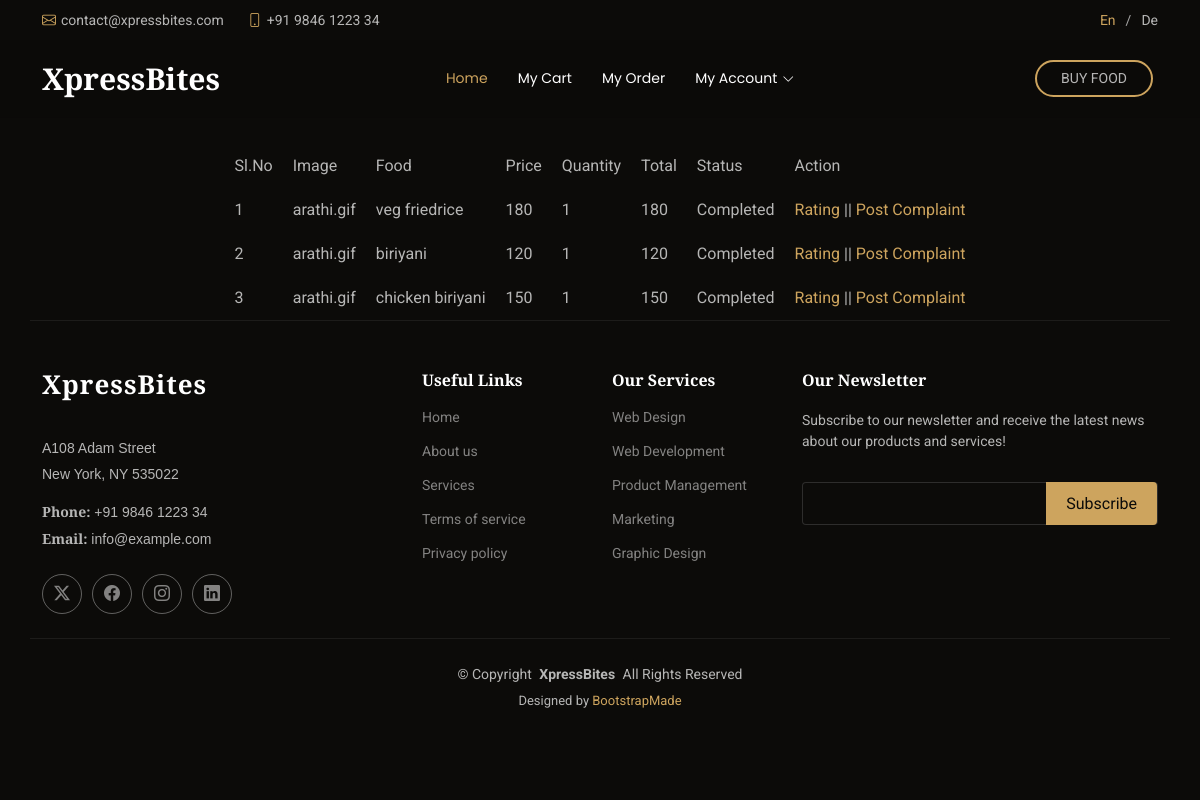
Page /PROJECT/User/MyOrder.php (signed in) on the committed database.
### tables this page shows
CREATE TABLE `tbl_booking` (
  `booking_id` int(11) NOT NULL,
  `booking_status` int(11) NOT NULL DEFAULT 0,
  `booking_amount` varchar(10) NOT NULL,
  `booking_date` varchar(30) NOT NULL,
  `discount_amount` int(11) NOT NULL,
  `user_id` int(11) NOT NULL,
  `coach_no` varchar(30) NOT NULL,
  `booking_fordate` varchar(30) NOT NULL,
  `pnr_no` varchar(30) NOT NULL,
  `station_id` int(11) NOT NULL
);

CREATE TABLE `tbl_food` (
  `food_id` int(11) NOT NULL,
  `food_name` varchar(30) NOT NULL,
  `food_price` int(11) NOT NULL,
  `food_photo` varchar(30) NOT NULL,
  `category_id` int(11) NOT NULL,
  `rest_id` int(11) NOT NULL,
  `food_desc` varchar(100) NOT NULL,
  `food_type` varchar(30) NOT NULL
);

CREATE TABLE `tbl_cart` (
  `cart_id` int(11) NOT NULL,
  `cart_qty` int(11) NOT NULL DEFAULT 1,
  `food_id` int(11) NOT NULL,
  `cart_status` int(11) NOT NULL DEFAULT 0,
  `booking_id` int(11) NOT NULL
);

### PROJECT/User/MyOrder.php (the view, shortened to what this page needs)
<?php
include("../Assets/Connection/connection.php");
include('Head.php');
?>
<!DOCTYPE html>
<html lang="en">
<head>
</head>
<body>
    <br>
    <br>
    <br>
    <br>
    <br>
    <br>
    <table cellpadding='10' align='center' cellspacing='5'>
        <tr>
            <td>Sl.No</td>
            <td>Image</td>
            <td>Food</td>
            <td>Price</td>
            <td>Quantity</td>
            <td>Total</td>
            <td>Status</td>
            <td>Action</td>
        </tr>
        <?php
        $qry="select * from tbl_booking b inner join tbl_cart c on c.booking_id=b.booking_id inner join tbl_food p on p.food_id=c.food_id inner join tbl_rest r on r.rest_id=p.rest_id where user_id=".$_SESSION['uid'];
        $res=$con->query($qry);
        $i=0;
        while($data=$res->fetch_assoc()){
            $i++;
        ?>
        <tr>
            <td><?php echo $i ?></td>
            <td><?php echo $data['food_photo'] ?></td>
            <td><?php echo $data['food_name'] ?></td>
            <td><?php echo $data['food_price'] ?></td>
            <td><?php echo $data['cart_qty'] ?></td>
            <td><?php echo $data['cart_qty']*$data['food_price'] ?></td>
            <td><?php
             if($data['cart_status']==1){
                echo "New Order";
              }
              else if($data['cart_status']==2){
                echo "Order Prepared";
              }
              else if($data['cart_status']==3){
                echo "Out for Delivery";
              }
              else if($data['cart_status']==4){
                echo "Completed";
              }
            ?></td>
            <td>
               <?php
               if($data['cart_status']==4){
          ?>
            <a href="Rating.php?id=<?php echo $data['food_id'] ?>">Rating</a> || <a href="PostComplaint.php?id=<?php echo $data['rest_id'] ?>">Post Complaint</a>
          <?php
              }
              ?>
            </td>
        </tr>
        <?php
        }
        ?>
    </table>
</body>
<?php
include('Foot.php');
?>
</html>

### PROJECT/Assets/Templates/Main/assets/css/main.css (style rules this page uses)
:root { --default-font: "Roboto", system-ui, -apple-system, "Segoe UI", Roboto, "Helvetica Neue", Arial, "Noto Sans", "Liberation Sans", sans-serif, "Apple Color Emoji", "Segoe UI Emoji", "Segoe UI Symbol", "Noto Color Emoji"; --heading-font: "Playfair Display", sans-serif; --nav-font: "Poppins", sans-serif; }
:root { --background-color: #0c0b09; --default-color: rgba(255, 255, 255, 0.7); --heading-color: #ffffff; --accent-color: #cda45e; --surface-color: #29261f; --contrast-color: #0c0b09; }
:root { --nav-color: #ffffff; --nav-hover-color: #cda45e; --nav-mobile-background-color: #29261f; --nav-dropdown-background-color: #29261f; --nav-dropdown-color: #ffffff; --nav-dropdown-hover-color: #cda45e; }
:root { scroll-behavior: smooth; }
body { color: var(--default-color); background-color: var(--background-color); font-family: var(--default-font); }
a { color: var(--accent-color); text-decoration: none; transition: 0.3s; }

### rows in the picture
tbl_booking: tbl_food.food_photo "arathi.gif", tbl_food.food_name "veg friedrice", tbl_food.food_price "180", tbl_cart.cart_qty "1", tbl_food.food_name "biriyani", tbl_food.food_price "120", tbl_food.food_name "chicken biriyani", tbl_food.food_price "150"
